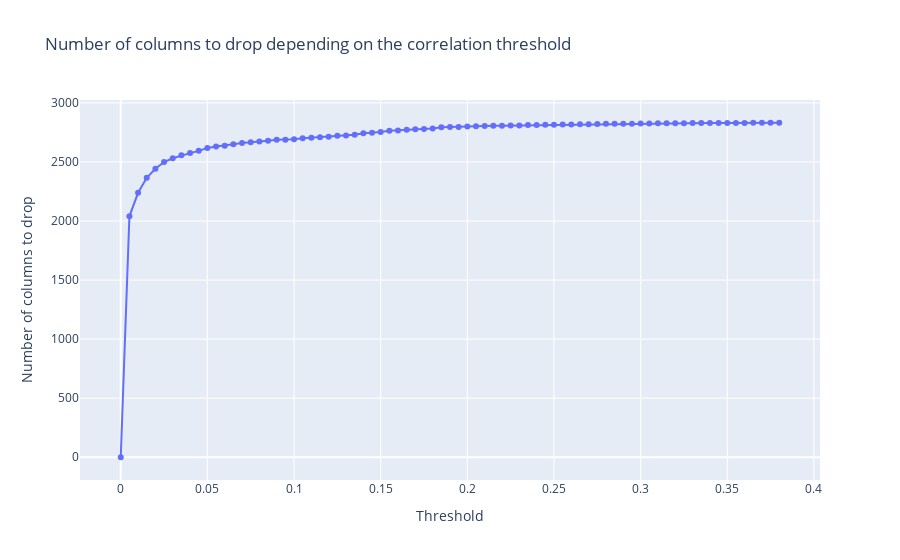

This figure's notebook cell:
### Code cell
import numpy as np
import plotly.graph_objects as go

fig = go.Figure()
thresholds = np.arange(0, correlation[0], 0.005)
nb_col2drop = []

for threshold in thresholds:
    columns_to_drop = correlation[correlation < threshold].index
    nb_col2drop.append(len(columns_to_drop))

fig.add_trace(go.Scatter(x=thresholds, y=nb_col2drop, mode='lines+markers'))
fig.update_layout(title='Number of columns to drop depending on the correlation threshold',
                  xaxis_title='Threshold',
                  yaxis_title='Number of columns to drop')

### Figure 1 — Plotly figure (JSON) as saved in the notebook; plotly's stock layout.template omitted (floating-point values rounded to 4 significant figures)
{"data": [{"mode": "lines+markers", "type": "scatter", "x": [0, 0.005, 0.01, 0.015, 0.02, 0.025, 0.03, 0.035, 0.04, 0.045, 0.05, 0.055, 0.06, 0.065, 0.07, 0.075, 0.08, 0.085, 0.09, 0.095, 0.1, 0.105, 0.11, 0.115, 0.12, 0.125, 0.13, 0.135, 0.14, 0.145, 0.15, 0.155, 0.16, 0.165, 0.17, 0.175, 0.18, 0.185, 0.19, 0.195, 0.2, 0.205, 0.21, 0.215, 0.22, 0.225, 0.23, 0.235, 0.24, 0.245, 0.25, 0.255, 0.26, 0.265, 0.27, 0.275, 0.28, 0.285, 0.29, 0.295, 0.3, 0.305, 0.31, 0.315, 0.32, 0.325, 0.33, 0.335, 0.34, 0.345, 0.35, 0.355, 0.36, 0.365, 0.37, 0.375, 0.38], "y": [0, 2040, 2239, 2366, 2443, 2499, 2531, 2556, 2575, 2594, 2618, 2630, 2638, 2649, 2661, 2666, 2673, 2680, 2688, 2689, 2693, 2700, 2704, 2709, 2714, 2721, 2725, 2730, 2743, 2747, 2753, 2764, 2767, 2772, 2777, 2780, 2784, 2793, 2796, 2797, 2801, 2802, 2804, 2806, 2807, 2808, 2809, 2813, 2814, 2815, 2816, 2818, 2818, 2819, 2820, 2821, 2823, 2824, 2824, 2824, 2825, 2826, 2827, 2827, 2828, 2828, 2829, 2829, 2829, 2829, 2829, 2829, 2829, 2831, 2832, 2832, 2832]}], "layout": {"title": {"text": "Number of columns to drop depending on the correlation threshold"}, "xaxis": {"title": {"text": "Threshold"}}, "yaxis": {"title": {"text": "Number of columns to drop"}}}}
